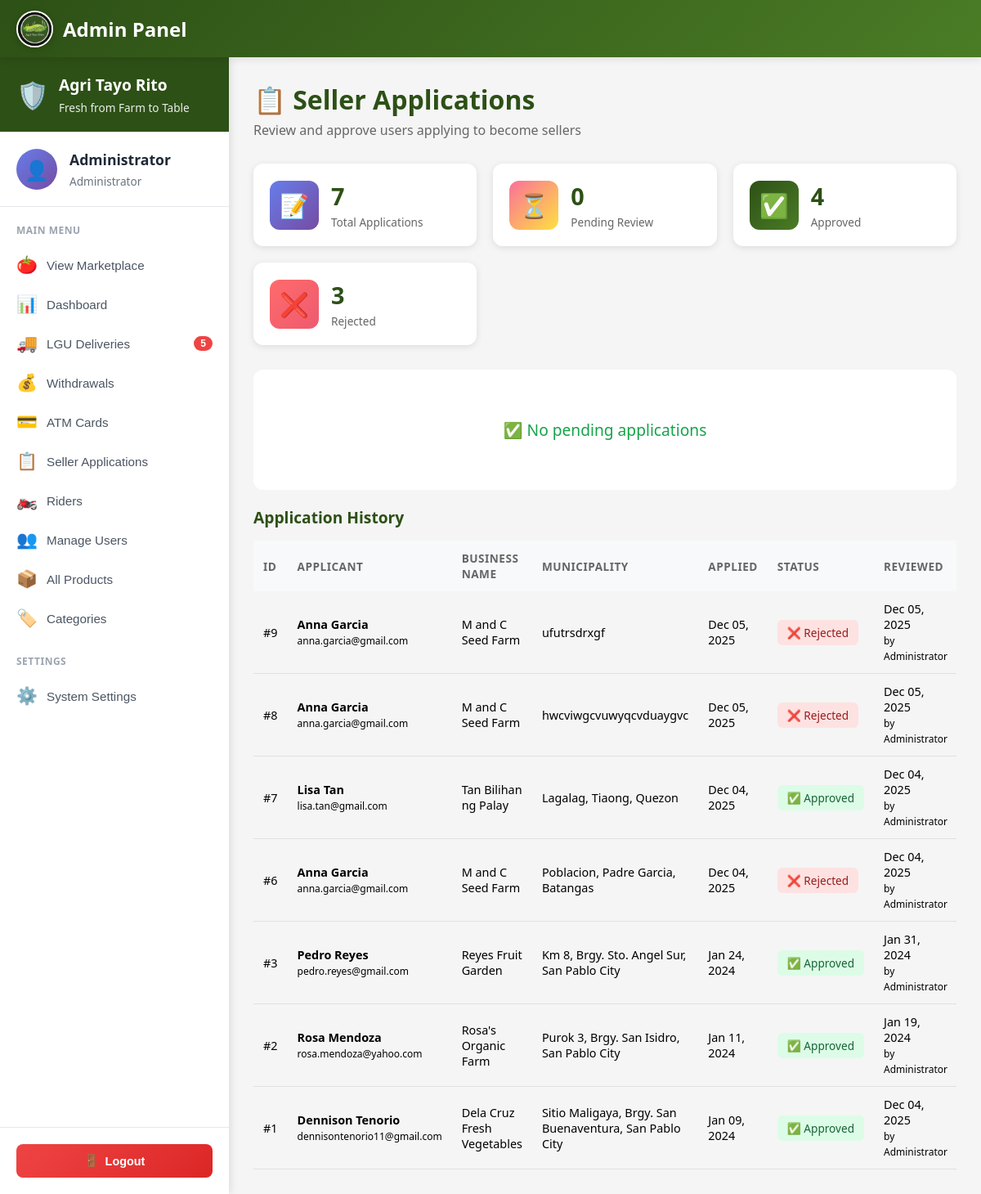
Page /public/profile/admin/applications (signed in) on the committed database.
### tables this page shows
CREATE TABLE `seller_applications` (
  `applicationID` int(11) NOT NULL,
  `userID` int(11) NOT NULL,
  `business_name` varchar(255) NOT NULL,
  `business_address` text NOT NULL,
  `business_permit` varchar(255) DEFAULT NULL,
  `application_status` enum('pending','approved','rejected') DEFAULT 'pending',
  `applied_at` timestamp NOT NULL DEFAULT current_timestamp(),
  `reviewed_at` timestamp NULL DEFAULT NULL,
  `reviewed_by` int(11) DEFAULT NULL
);

CREATE TABLE `users` (
  `userID` int(11) NOT NULL,
  `email` varchar(255) NOT NULL,
  `profile_image` varchar(500) DEFAULT NULL,
  `password_hash` varchar(255) NOT NULL,
  `full_name` varchar(200) NOT NULL,
  `phone` varchar(20) DEFAULT NULL,
  `avatar` varchar(255) DEFAULT '/images/avatars/avt1.jpg',
  `role` enum('buyer','seller','admin') DEFAULT 'buyer',
  `is_active` tinyint(1) DEFAULT 1,
  `created_at` timestamp NOT NULL DEFAULT current_timestamp(),
  `updated_at` timestamp NOT NULL DEFAULT current_timestamp() ON UPDATE current_timestamp()
);

### app/models/SellerApplication.php (called while the page is built, shortened)
<?php
require_once __DIR__ . '/../../config/database.php';
class SellerApplication
{
    private $conn;
    private $table = 'seller_applications';
    public function __construct()
    {
        $database = new Database();
        $this->conn = $database->connect();
    }
    public function getAllApplications($filters = [], $limit = 50, $offset = 0)
{
    $query = "SELECT sa.*,
                u.full_name, u.email, u.phone,
                reviewer.full_name as reviewed_by_name
         FROM {$this->table} sa
         JOIN users u ON sa.userID = u.userID
         LEFT JOIN users reviewer ON sa.reviewed_by = reviewer.userID
         WHERE 1=1";
    $params = [];
    if (!empty($filters['status'])) {
        $query .= " AND sa.application_status = ?";
        $params[] = $filters['status'];
    }
    $sortOptions = [
        'newest' => 'sa.applied_at DESC',
        'oldest' => 'sa.applied_at ASC',
        'name' => 'u.full_name ASC',
        'business' => 'sa.business_name ASC'
    ];
    $sortBy = $filters['sort'] ?? 'newest';
    $query .= " ORDER BY " . ($sortOptions[$sortBy] ?? $sortOptions['newest']);
    $query .= " LIMIT ? OFFSET ?";
    $stmt = $this->conn->prepare($query);
    foreach ($params as $index => $param) {
        $stmt->bindValue($index + 1, $param);
    }
    $stmt->bindValue(count($params) + 1, (int)$limit, PDO::PARAM_INT);
    $stmt->bindValue(count($params) + 2, (int)$offset, PDO::PARAM_INT);
    $stmt->execute();
    return $stmt->fetchAll(PDO::FETCH_ASSOC);
}
    public function getPendingApplications($limit = 50)
    {
        return $this->getAllApplications(['status' => 'pending'], $limit, 0);
    }
    public function getApplicationStats()
    {
        $query = "SELECT
                    COUNT(*) as total_applications,
                    SUM(CASE WHEN application_status = 'pending' THEN 1 ELSE 0 END) as pending,
                    SUM(CASE WHEN application_status = 'approved' THEN 1 ELSE 0 END) as approved,
                    SUM(CASE WHEN application_status = 'rejected' THEN 1 ELSE 0 END) as rejected,
                    SUM(CASE WHEN DATE(applied_at) = CURDATE() THEN 1 ELSE 0 END) as today,
                    SUM(CASE WHEN DATE(applied_at) >= DATE_SUB(CURDATE(), INTERVAL 7 DAY) THEN 1 ELSE 0 END) as this_week,
                    SUM(CASE WHEN DATE(applied_at) >= DATE_SUB(CURDATE(), INTERVAL 30 DAY) THEN 1 ELSE 0 END) as this_month
                 FROM {$this->table}";
        $stmt = $this->conn->query($query);
        return $stmt->fetch(PDO::FETCH_ASSOC);
    }
}

### config/database.php (called while the page is built)
<?php
class Database
{
    private $host = "localhost";
    private $user = "root";
    private $pass = "";
    private $dbname = "agri_db";
    private $conn;
    public function connect()
    {
        if ($this->conn === null) {
            try {
                $dsn = "mysql:host={$this->host};dbname={$this->dbname};charset=utf8mb4";
                $this->conn = new PDO($dsn, $this->user, $this->pass);
                $this->conn->setAttribute(PDO::ATTR_ERRMODE, PDO::ERRMODE_EXCEPTION);
            } catch (PDOException $e) {
                die("Database Error: " . $e->getMessage());
            }
        }
        return $this->conn;
    }
}

### app/views/profile/admin/applications.php (the view, shortened to what this page needs)
<?php
require_once __DIR__ . '/../../../../config/config.php';
require_once __DIR__ . '/../../../../config/database.php';
require_once __DIR__ . '/../../../models/SellerApplication.php';
$applicationModel = new SellerApplication();
$pendingApplications = $applicationModel->getPendingApplications();
$allApplications = $applicationModel->getAllApplications(['sort' => 'newest'], 50, 0);
$stats = $applicationModel->getApplicationStats();
?>
<!DOCTYPE html>
<html lang="en">
<head>
    <link rel="stylesheet" href="<?php echo BASE_URL; ?>css/responsive.css">
    <link rel="stylesheet" href="<?php echo BASE_URL; ?>css/admin/dashboard.css">
</head>
<body>
    <?php
    require_once __DIR__ . '/admin-nav.php';
    ?>
    <main class="main-content">
        <div class="page-header">
            <h1 class="page-title">📋 Seller Applications</h1>
            <p class="page-subtitle">Review and approve users applying to become sellers</p>
        </div>
        <section class="stats-section">
            <div class="stat-card">
                <div class="stat-icon" style="background: linear-gradient(135deg, #667eea 0%, #764ba2 100%);">📝</div>
                <div class="stat-info">
                    <h3 class="stat-value"><?php echo number_format($stats['total_applications']); ?></h3>
                    <p class="stat-label">Total Applications</p>
                </div>
            </div>
            <div class="stat-card">
                <div class="stat-icon" style="background: linear-gradient(135deg, #fa709a 0%, #fee140 100%);">⏳</div>
                <div class="stat-info">
                    <h3 class="stat-value"><?php echo number_format($stats['pending']); ?></h3>
                    <p class="stat-label">Pending Review</p>
                </div>
            </div>
            <div class="stat-card">
                <div class="stat-icon" style="background: linear-gradient(135deg, #2d5016 0%, #4a7c25 100%);">✅</div>
                <div class="stat-info">
                    <h3 class="stat-value"><?php echo number_format($stats['approved']); ?></h3>
                    <p class="stat-label">Approved</p>
                </div>
            </div>
            <div class="stat-card">
                <div class="stat-icon" style="background: linear-gradient(135deg, #ff6b6b 0%, #ee5a6f 100%);">❌</div>
                <div class="stat-info">
                    <h3 class="stat-value"><?php echo number_format($stats['rejected']); ?></h3>
                    <p class="stat-label">Rejected</p>
                </div>
            </div>
        </section>
        <?php if (count($pendingApplications) > 0): ?>
            <section class="pending-section">
                <div class="section-header">
                    <h2 class="section-title">⏳ Pending Applications</h2>
                    <span class="badge"><?php echo count($pendingApplications); ?> pending</span>
                </div>
                <div class="applications-grid">
                    <?php foreach ($pendingApplications as $app): ?>
                        <div class="application-card">
                            <div class="app-header">
                                <div class="app-user">
                                    <div class="user-avatar">👤</div>
                                    <div class="user-info">
                                        <h3><?php echo htmlspecialchars($app['full_name']); ?></h3>
                                        <p class="user-email"><?php echo htmlspecialchars($app['email']); ?></p>
                                    </div>
                                </div>
                                <span class="status-badge pending">⏳ Pending</span>
                            </div>
                            <div class="app-details">
                                <div class="detail-row">
                                    <span class="label">Business Name:</span>
                                    <span class="value"><?php echo htmlspecialchars($app['business_name']); ?></span>
                                </div>
                                <div class="detail-row">
                                    <span class="label">Location:</span>
                                    <span class="value"><?php echo htmlspecialchars($app['business_address']); ?></span>
                                </div>
                                <div class="detail-row">
                                    <span class="label">Phone:</span>
                                    <span class="value"><?php echo htmlspecialchars($app['phone'] ?? 'Not provided'); ?></span>
                                </div>
                                <div class="detail-row">
                                    <span class="label">Applied:</span>
                                    <span class="value"><?php echo date('M d, Y h:i A', strtotime($app['applied_at'])); ?></span>
                                </div>
                                <?php if ($app['business_permit']): ?>
                                    <div class="detail-row">
                                        <span class="label">Permit:</span>
                                        <a href="<?php echo BASE_URL . $app['business_permit']; ?>" target="_blank" class="permit-link">
                                            📄 View Business Permit
                                        </a>
                                    </div>
                                <?php endif; ?>
                            </div>
                            <div class="app-actions">
                                <button onclick="showApproveModal(<?php echo $app['applicationID']; ?>, '<?php echo htmlspecialchars($app['full_name']); ?>')"
                                    class="btn-approve">✓ Approve</button>
                                <button onclick="showRejectModal(<?php echo $app['applicationID']; ?>, '<?php echo htmlspecialchars($app['full_name']); ?>')"
                                    class="btn-reject">✕ Reject</button>
                            </div>
                        </div>
                    <?php endforeach; ?>
                </div>
            </section>
        <?php else: ?>
            <div class="no-data">
                <p>✅ No pending applications</p>
            </div>
        <?php endif; ?>
        <section class="history-section">
            <div class="section-header">
                <h2 class="section-title">Application History</h2>
            </div>
            <div class="table-container">
                <table class="data-table">
                    <thead>
                        <tr>
                            <th>ID</th>
                            <th>Applicant</th>
                            <th>Business Name</th>
                            <th>Municipality</th>
                            <th>Applied</th>
                            <th>Status</th>
                            <th>Reviewed</th>
                        </tr>
                    </thead>
                    <tbody>
                        <?php foreach ($allApplications as $app): ?>
                            <tr>
                                <td>#<?php echo $app['applicationID']; ?></td>
                                <td>
                                    <div><strong><?php echo htmlspecialchars($app['full_name']); ?></strong></div>
                                    <small><?php echo htmlspecialchars($app['email']); ?></small>
                                </td>
                                <td><?php echo htmlspecialchars($app['business_name']); ?></td>
                                <td><?php echo htmlspecialchars($app['business_address']); ?></td>
                                <td><?php echo date('M d, Y', strtotime($app['applied_at'])); ?></td>
                                <td>
                                    <?php if ($app['application_status'] === 'pending'): ?>
                                        <span class="status-badge pending">⏳ Pending</span>
                                    <?php elseif ($app['application_status'] === 'approved'): ?>
                                        <span class="status-badge approved">✅ Approved</span>
                                    <?php else: ?>
                                        <span class="status-badge rejected">❌ Rejected</span>
                                    <?php endif; ?>
                                </td>
                                <td>
                                    <?php if ($app['reviewed_at']): ?>
                                        <?php echo date('M d, Y', strtotime($app['reviewed_at'])); ?>
                                        <?php if ($app['reviewed_by_name']): ?>
                                            <br><small>by <?php echo htmlspecialchars($app['reviewed_by_name']); ?></small>
                                        <?php endif; ?>
                                    <?php else: ?>
                                        <span class="text-muted">-</span>
                                    <?php endif; ?>
                                </td>
                            </tr>
                        <?php endforeach; ?>
                    </tbody>
                </table>
            </div>
        </section>
    </main>
</body>
</html>

### public/css/admin/dashboard.css (style rules this page uses)
* { margin: 0; padding: 0; box-sizing: border-box; }
body { font-family: 'Segoe UI', Tahoma, Geneva, Verdana, sans-serif; background: #f5f5f5; }
.main-content { margin-top: 75px; padding: 30px; max-width: 1400px; margin-left: auto; margin-right: auto; }
.page-header { margin-bottom: 30px; }
.page-title { font-size: 2rem; color: #2d5016; margin-bottom: 5px; font-weight: 700; }
.page-subtitle { font-size: 1rem; color: #666; }
.stats-section { display: grid; grid-template-columns: repeat(auto-fit, minmax(250px, 1fr)); gap: 20px; margin-bottom: 30px; }
.stat-card { background: white; border-radius: 12px; padding: 20px; display: flex; align-items: center; gap: 15px; box-shadow: 0 2px 8px rgba(0, 0, 0, 0.1); transition: all 0.3s; }
.stat-icon { width: 60px; height: 60px; border-radius: 12px; display: flex; align-items: center; justify-content: center; font-size: 1.8rem; color: white; }
.stat-info { flex: 1; }
.stat-value { font-size: 1.8rem; color: #2d5016; font-weight: 700; margin-bottom: 3px; }
.stat-label { font-size: 0.85rem; color: #666; }
.section-header { display: flex; justify-content: space-between; align-items: center; margin-bottom: 15px; }
.section-title { font-size: 1.2rem; color: #2d5016; font-weight: 700; }
.table-container { overflow-x: auto; }
.data-table { width: 100%; border-collapse: collapse; }
.data-table thead { background: #f8f9fa; }
.data-table th { padding: 12px; text-align: left; font-size: 0.85rem; color: #666; font-weight: 600; text-transform: uppercase; letter-spacing: 0.5px; }
.data-table td { padding: 12px; border-bottom: 1px solid #e0e0e0; font-size: 0.9rem; }
.status-badge { padding: 4px 10px; border-radius: 12px; font-size: 0.75rem; font-weight: 600; display: inline-block; }

### app/views/profile/admin/admin-nav.php (style rules this page uses)
.main-content { margin-left: 280px; margin-top: 70px; padding: 30px; min-height: calc(100vh - 70px); }

### app/views/profile/admin/applications.php (style rules this page uses)
.status-badge { padding: 6px 12px; border-radius: 6px; font-size: 0.85rem; font-weight: 500; white-space: nowrap; }
.status-badge.approved { background: #dcfce7; color: #166534; }
.status-badge.rejected { background: #fee2e2; color: #991b1b; }
.no-data { text-align: center; padding: 60px 20px; background: white; border-radius: 12px; margin: 20px 0; }
.no-data p { font-size: 1.2rem; color: #16a34a; margin: 0; }

### rows in the picture
seller_applications: applicationID "9", userID.full_name "Anna Garcia", userID.email "anna.garcia@gmail.com", business_name "M and C Seed Farm", business_address "ufutrsdrxgf", applied_at "Dec 05, 2025", application_status "❌ Rejected", reviewed_at "Dec 05, 2025", reviewed_by.full_name "Administrator"
seller_applications: applicationID "8", userID.full_name "Anna Garcia", userID.email "anna.garcia@gmail.com", business_name "M and C Seed Farm", business_address "hwcviwgcvuwyqcvduaygvc", applied_at "Dec 05, 2025", application_status "❌ Rejected", reviewed_at "Dec 05, 2025", reviewed_by.full_name "Administrator"
seller_applications: applicationID "7", userID.full_name "Lisa Tan", userID.email "lisa.tan@gmail.com", business_name "Tan Bilihan ng Palay", business_address "Lagalag, Tiaong, Quezon", applied_at "Dec 04, 2025", application_status "✅ Approved", reviewed_at "Dec 04, 2025", reviewed_by.full_name "Administrator"
seller_applications: applicationID "6", userID.full_name "Anna Garcia", userID.email "anna.garcia@gmail.com", business_name "M and C Seed Farm", business_address "Poblacion, Padre Garcia, Batangas", applied_at "Dec 04, 2025", application_status "❌ Rejected", reviewed_at "Dec 04, 2025", reviewed_by.full_name "Administrator"
seller_applications: applicationID "3", userID.full_name "Pedro Reyes", userID.email "pedro.reyes@gmail.com", business_name "Reyes Fruit Garden", business_address "Km 8, Brgy. Sto. Angel Sur, San Pablo City", applied_at "Jan 24, 2024", application_status "✅ Approved", reviewed_at "Jan 31, 2024", reviewed_by.full_name "Administrator"
seller_applications: applicationID "2", userID.full_name "Rosa Mendoza", userID.email "rosa.mendoza@yahoo.com", business_name "Rosa's Organic Farm", business_address "Purok 3, Brgy. San Isidro, San Pablo City", applied_at "Jan 11, 2024", application_status "✅ Approved", reviewed_at "Jan 19, 2024", reviewed_by.full_name "Administrator"
seller_applications: applicationID "1", userID.full_name "Dennison Tenorio", userID.email "dennisontenorio11@gmail.com", business_name "Dela Cruz Fresh Vegetables", business_address "Sitio Maligaya, Brgy. San Buenaventura, San Pablo City", applied_at "Jan 09, 2024", application_status "✅ Approved", reviewed_at "Dec 04, 2025", reviewed_by.full_name "Administrator"

### other values in the picture
$_SESSION['username'] "Administrator"
$pending_pickups "5"
$stats['total_applications'] "7"
$stats['pending'] "0"
$stats['approved'] "4"
$stats['rejected'] "3"
